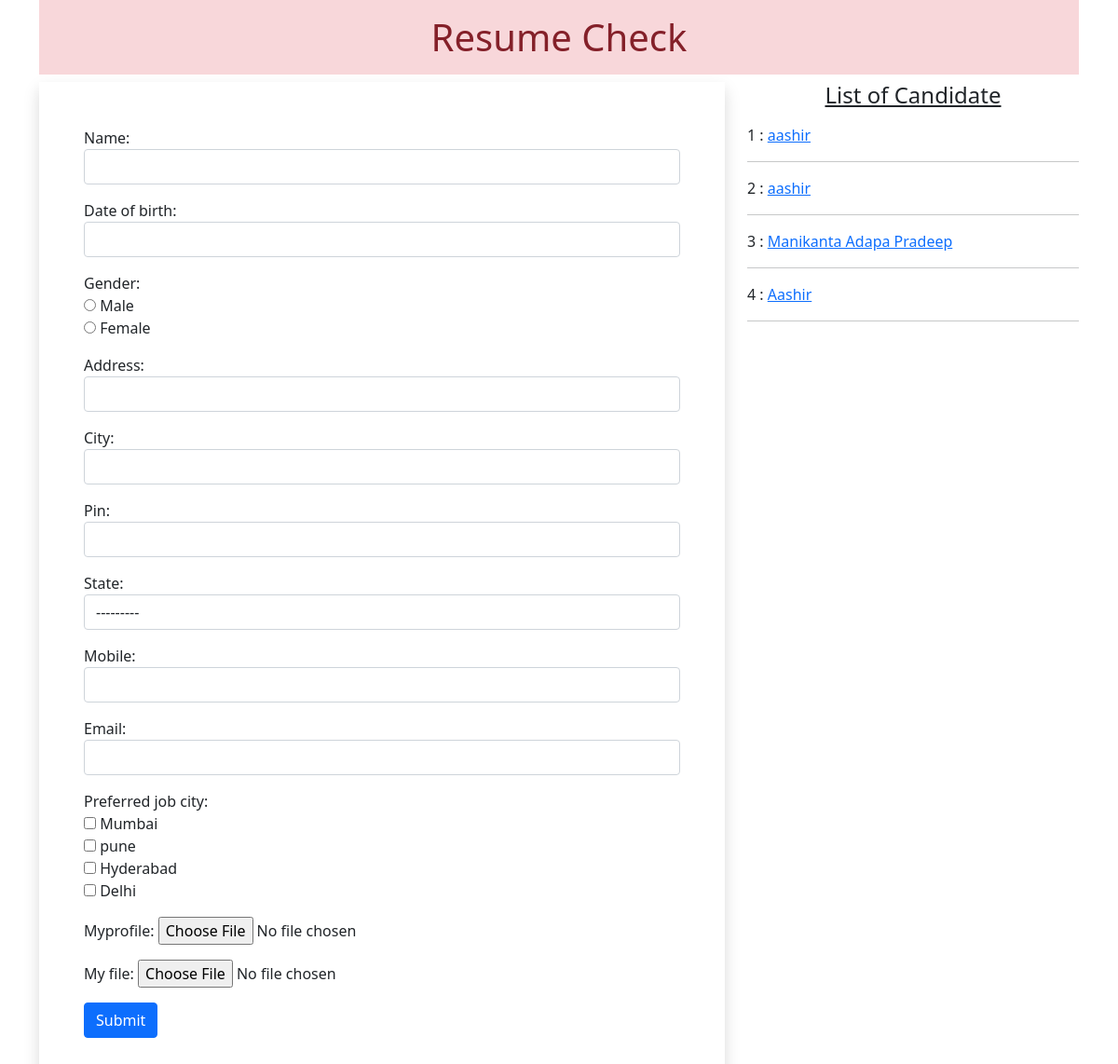
The page / on the database its author committed.
### myapp/models.py (models this page shows)
class Resume(models.Model):
    name = models.CharField(max_length=100)
    date_of_birth = models.DateField(auto_now=False, auto_now_add=False)
    gender = models.CharField(max_length=100)
    address=models.CharField(max_length=100)
    city= models.CharField(max_length=100)
    pin = models.PositiveIntegerField()
    state = models.CharField(choices=STATE_CHOICE,max_length=50)
    mobile= models.PositiveIntegerField()
    email = models.EmailField()
    preferred_job_city = models.CharField(max_length=50)
    myprofile = models.ImageField(upload_to='profileimg',blank=True)
    my_file= models.FileField(upload_to='doc', blank=True)

### myapp/views.py (the view, shortened to what this page needs)
# urls.py: path('',views.HomeView.as_view(),name ='home'),
class HomeView(View):
    def get(self, request):
        form = ResumeForm()
        candidates = Resume.objects.all()
        return render(request, 'myapp/home.html',{'candidates': candidates, 'form':form})

### myapp/forms.py
class ResumeForm(forms.ModelForm):
    gender = forms.ChoiceField(choices=GENDER_CHOICES, widget=forms.RadioSelect)
    preferred_job_city = forms.MultipleChoiceField(choices=JOB_CITY_CHOICE,widget=forms.CheckboxSelectMultiple)
    class Meta:
        model = Resume
        fields = ['name','date_of_birth','gender','address','city','pin','state','mobile','email','preferred_job_city','myprofile','my_file']
        widgets={
            'name' : forms.TextInput(attrs={'class':'form-control'}),
            'date_of_birth' : forms.DateInput(attrs={'class':'form-control', 'id':'datepicker'}),
            'address' : forms.TextInput(attrs={'class':'form-control'}),
            'city' : forms.TextInput(attrs={'class':'form-control'}),
            'pin' : forms.NumberInput(attrs={'class':'form-control'}),
            'state' : forms.Select(attrs={'class':'form-control'}),
            'mobile' : forms.NumberInput(attrs={'class':'form-control'}),
            'email' : forms.EmailInput(attrs={'class':'form-control'}),
        }

### myapp/templates/myapp/home.html (shortened to what this page needs)
<!DOCTYPE html>
{% load static %}
<html lang="en">
<head>
 <link href="https://cdn.jsdelivr.net/npm/bootstrap@5.0.0-beta2/dist/css/bootstrap.min.css" rel="stylesheet">
 <link rel="stylesheet" href="//code.jquery.com/ui/1.12.1/themes/base/jquery-ui.css">
 <link rel="stylesheet" href="{% static 'myapp/css/style.css' %}">
</head>
<body >
 <div class="container mb-5">
  <h1 class="alert-danger text-center p-3" >Resume Check</h1>
  <div class="row">
   <div class="col-sm-8" >
    <form action="" method="post" enctype="multipart/form-data" class="shadow p-5">
     {% for fm in form %}
       <div class="form-group mb-3">
       {{fm.label_tag}} {{fm}} <small class="text-danger">{{fm.errors|striptags}}</small>
       </div>
     {% endfor %}
     <input type="submit" value="Submit" class="btn btn-primary">
    </form>
   </div>
   <div class="col-sm-4">
    <h4 class="text-center mb-3"><u>List of Candidate</u></h4>
    {% for candidate in candidates %}
     {{candidate.id}} : <a href="{% url 'candidate' candidate.id %}">{{candidate.name}}</a>
     <hr>
    {% endfor %}
   </div>
  </div>
 </div>
</body>
</html>

### rows shown on the page
Resume: id "1", name "aashir"
Resume: id "2", name "aashir"
Resume: id "3", name "Manikanta Adapa Pradeep"
Resume: id "4", name "Aashir"

### other values the page prints
{{ fm.label_tag }} "Name:" "Date of birth:" "Gender:" "Address:" "City:" "Pin:" "State:" "Mobile:" "Email:" "Preferred job city:" "Myprofile:" "My file:"
